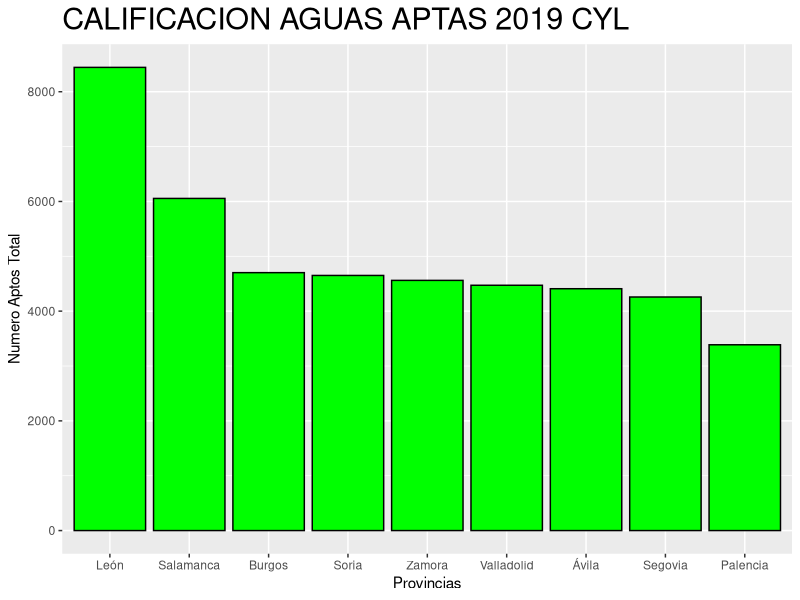
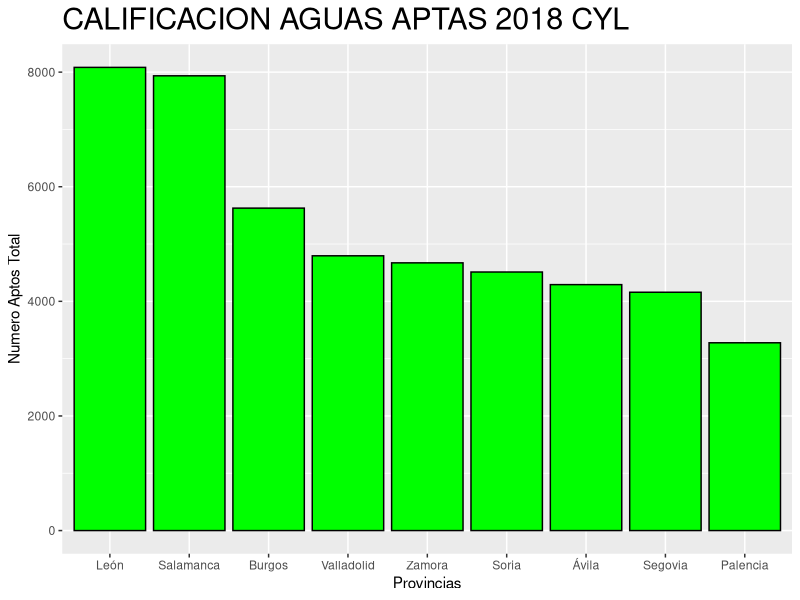
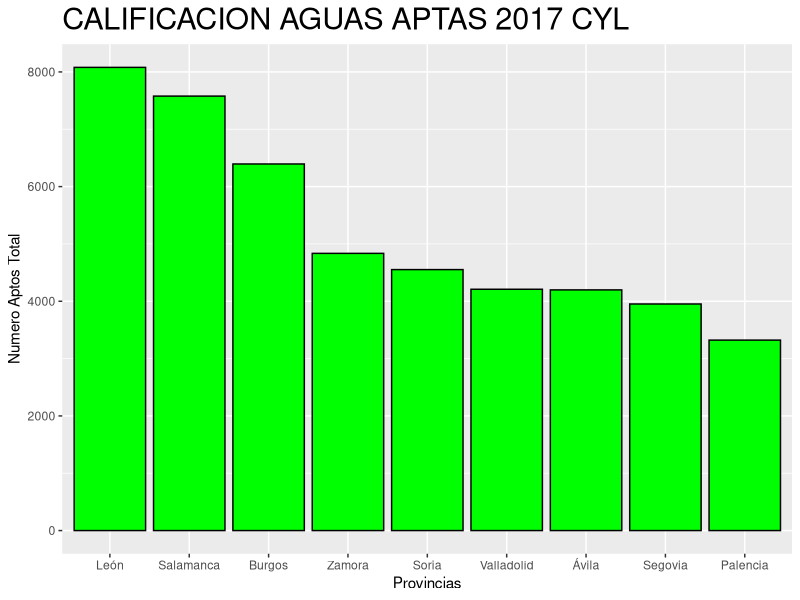
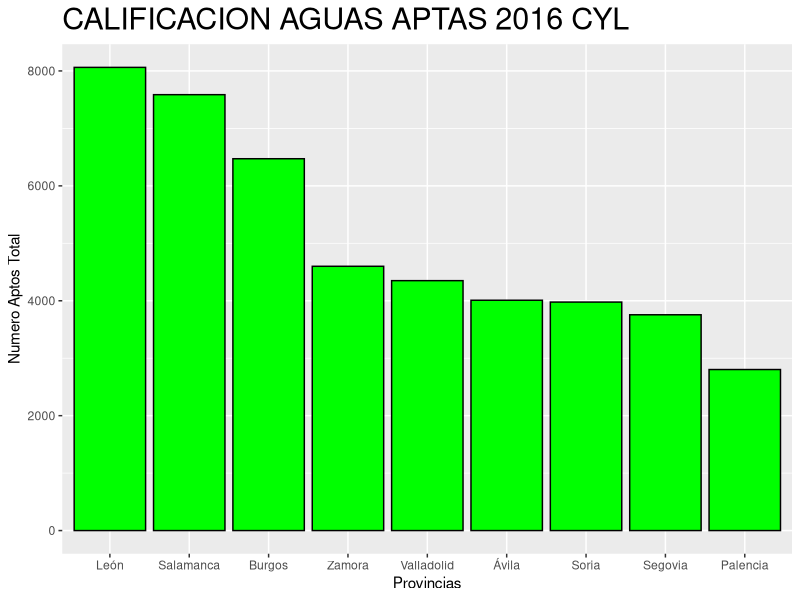
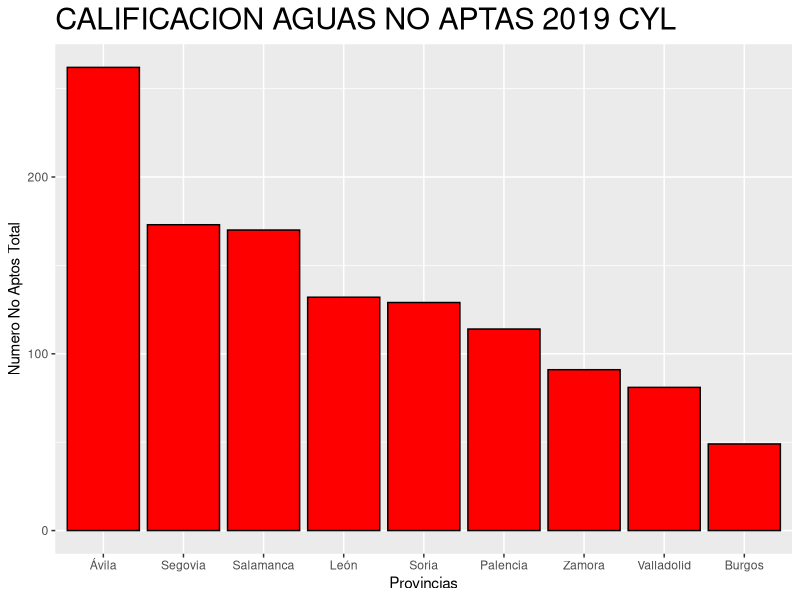
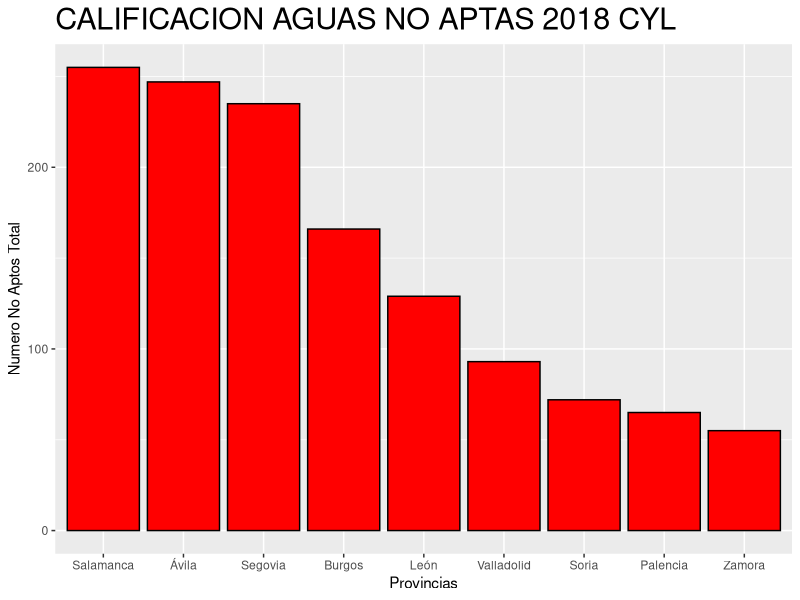
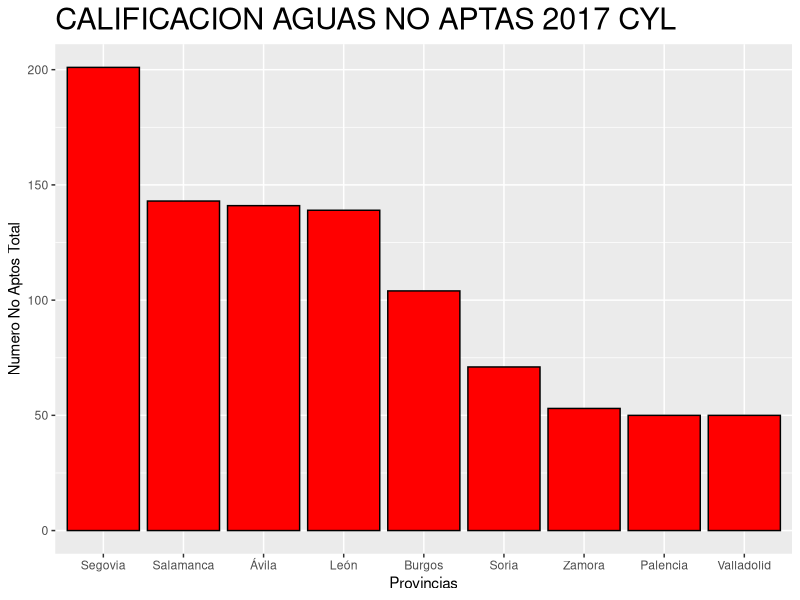
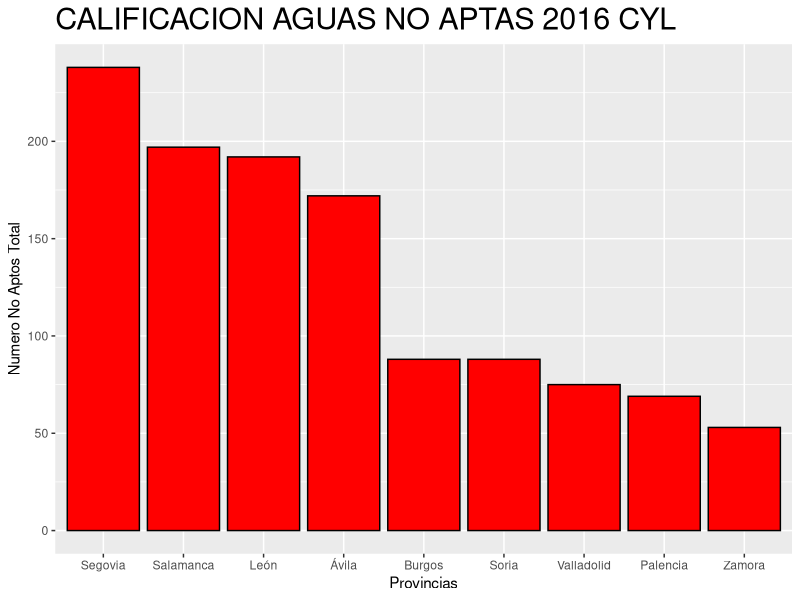

Write R code to recreate these figures, in order.
## ---- chunk 1
knitr::opts_chunk$set(echo = FALSE)
## ---- chunk 2
library(readr)
library(dplyr)
library(tidyverse)
library(ggplot2)

calidad_de_las_aguas_de_consumo_humano <- read_delim("DATOS/calidad-de-las-aguas-de-consumo-humano (1).csv", 
                                                     delim = ";", escape_double = FALSE, trim_ws = TRUE)



calidadAguaAptaProvincia2019<-calidad_de_las_aguas_de_consumo_humano%>%
  dplyr::filter(.data = ., Año==2019)%>%
  select(Año,Provincia,`Nº boletines analíticos de calidad de aguas de consumo humano por su calificación - Apta para el consumo`,`Nº boletines analíticos de calidad de aguas de consumo humano por su calificación - Apta para el consumo con no conformidad`)
calidadAguaAptaProvincia2019$AptosTotal = rowSums (calidadAguaAptaProvincia2019[ ,3:4])


calidadAguaNoAptaProvincia2019<-calidad_de_las_aguas_de_consumo_humano%>%
  dplyr::filter(.data = ., Año==2019)%>%
  select(Año,Provincia,`Nº boletines analíticos de calidad de aguas de consumo humano por su calificación - No apta para el consumo`,`Nº boletines analíticos de calidad de aguas de consumo humano por su calificación - No apta para el consumo con riesgo para la salud`)
calidadAguaNoAptaProvincia2019$NoAptosTotal = rowSums (calidadAguaNoAptaProvincia2019[ ,3:4])


calidadAguaSinAnalisisProvincia2019<-calidad_de_las_aguas_de_consumo_humano%>%
  dplyr::filter(.data = ., Año==2019)%>%
  select(Año,Provincia,`Nº boletines analíticos de calidad de aguas de consumo humano por su calificación - Análisis sin calificación`)


calidadAguaAptaProvincia2018<-calidad_de_las_aguas_de_consumo_humano%>%
  dplyr::filter(.data = ., Año==2018)%>%
  select(Año,Provincia,`Nº boletines analíticos de calidad de aguas de consumo humano por su calificación - Apta para el consumo`,`Nº boletines analíticos de calidad de aguas de consumo humano por su calificación - Apta para el consumo con no conformidad`)
calidadAguaAptaProvincia2018$AptosTotal = rowSums (calidadAguaAptaProvincia2018[ ,3:4])


calidadAguaNoAptaProvincia2018<-calidad_de_las_aguas_de_consumo_humano%>%
  dplyr::filter(.data = ., Año==2018)%>%
  select(Año,Provincia,`Nº boletines analíticos de calidad de aguas de consumo humano por su calificación - No apta para el consumo`,`Nº boletines analíticos de calidad de aguas de consumo humano por su calificación - No apta para el consumo con riesgo para la salud`)
calidadAguaNoAptaProvincia2018$NoAptosTotal = rowSums (calidadAguaNoAptaProvincia2018[ ,3:4])

calidadAguaSinAnalisisProvincia2018<-calidad_de_las_aguas_de_consumo_humano%>%
  dplyr::filter(.data = ., Año==2018)%>%
  select(Año,Provincia,`Nº boletines analíticos de calidad de aguas de consumo humano por su calificación - Análisis sin calificación`)


calidadAguaAptaProvincia2017<-calidad_de_las_aguas_de_consumo_humano%>%
  dplyr::filter(.data = ., Año==2017)%>%
  select(Año,Provincia,`Nº boletines analíticos de calidad de aguas de consumo humano por su calificación - Apta para el consumo`,`Nº boletines analíticos de calidad de aguas de consumo humano por su calificación - Apta para el consumo con no conformidad`)
calidadAguaAptaProvincia2017$AptosTotal = rowSums (calidadAguaAptaProvincia2017[ ,3:4])


calidadAguaNoAptaProvincia2017<-calidad_de_las_aguas_de_consumo_humano%>%
  dplyr::filter(.data = ., Año==2017)%>%
  select(Año,Provincia,`Nº boletines analíticos de calidad de aguas de consumo humano por su calificación - No apta para el consumo`,`Nº boletines analíticos de calidad de aguas de consumo humano por su calificación - No apta para el consumo con riesgo para la salud`)
calidadAguaNoAptaProvincia2017$NoAptosTotal = rowSums (calidadAguaNoAptaProvincia2017[ ,3:4])

calidadAguaSinAnalisisProvincia2017<-calidad_de_las_aguas_de_consumo_humano%>%
  dplyr::filter(.data = ., Año==2017)%>%
  select(Año,Provincia,`Nº boletines analíticos de calidad de aguas de consumo humano por su calificación - Análisis sin calificación`)


calidadAguaAptaProvincia2016<-calidad_de_las_aguas_de_consumo_humano%>%
  dplyr::filter(.data = ., Año==2016)%>%
  select(Año,Provincia,`Nº boletines analíticos de calidad de aguas de consumo humano por su calificación - Apta para el consumo`,`Nº boletines analíticos de calidad de aguas de consumo humano por su calificación - Apta para el consumo con no conformidad`)
calidadAguaAptaProvincia2016$AptosTotal = rowSums (calidadAguaAptaProvincia2016[ ,3:4])


calidadAguaNoAptaProvincia2016<-calidad_de_las_aguas_de_consumo_humano%>%
  dplyr::filter(.data = ., Año==2016)%>%
  select(Año,Provincia,`Nº boletines analíticos de calidad de aguas de consumo humano por su calificación - No apta para el consumo`,`Nº boletines analíticos de calidad de aguas de consumo humano por su calificación - No apta para el consumo con riesgo para la salud`)
calidadAguaNoAptaProvincia2016$NoAptosTotal = rowSums (calidadAguaNoAptaProvincia2016[ ,3:4])

calidadAguaSinAnalisisProvincia2016<-calidad_de_las_aguas_de_consumo_humano%>%
  dplyr::filter(.data = ., Año==2016)%>%
  select(Año,Provincia,`Nº boletines analíticos de calidad de aguas de consumo humano por su calificación - Análisis sin calificación`)

graficaAptos2019<-ggplot(data = calidadAguaAptaProvincia2019, aes(x = reorder(Provincia,-AptosTotal), y = AptosTotal)) + 
  geom_bar(stat="identity", position="dodge", colour ="black", fill = "green")+
  labs( title = "CALIFICACION AGUAS APTAS 2019 CYL",
        x = "Provincias",
        y = "Numero Aptos Total")+
  theme (plot.title = element_text(size=rel(2),   color="black")) 

graficaNoAptos2019<-ggplot(data = calidadAguaNoAptaProvincia2019, aes(x = reorder(Provincia,-NoAptosTotal), y = NoAptosTotal)) + 
  geom_bar(stat="identity", position="dodge", colour ="black", fill = "red")+
  labs( title = "CALIFICACION AGUAS NO APTAS 2019 CYL",
        x = "Provincias",
        y = "Numero No Aptos Total")+
  theme (plot.title = element_text(size=rel(2),   color="black")) 

graficaSinCalificar2019<-ggplot(data = calidadAguaSinAnalisisProvincia2019, aes(x = reorder(Provincia,-`Nº boletines analíticos de calidad de aguas de consumo humano por su calificación - Análisis sin calificación`), y = `Nº boletines analíticos de calidad de aguas de consumo humano por su calificación - Análisis sin calificación`)) + 
  geom_bar(stat="identity", position="dodge", colour ="black", fill = "grey")+
  labs( title = "AGUAS SIN CALIFICAR 2019 CYL",
        x = "Provincias",
        y = "Numero Sin Calificación")+
  theme (plot.title = element_text(size=rel(2),   color="black")) 


graficaAptos2018<-ggplot(data = calidadAguaAptaProvincia2018, aes(x = reorder(Provincia,-AptosTotal), y = AptosTotal)) + 
  geom_bar(stat="identity", position="dodge", colour ="black", fill = "green")+
  labs( title = "CALIFICACION AGUAS APTAS 2018 CYL",
        x = "Provincias",
        y = "Numero Aptos Total")+
  theme (plot.title = element_text(size=rel(2),   color="black")) 

graficaNoAptos2018<-ggplot(data = calidadAguaNoAptaProvincia2018, aes(x = reorder(Provincia,-NoAptosTotal), y = NoAptosTotal)) + 
  geom_bar(stat="identity", position="dodge", colour ="black", fill = "red")+
  labs( title = "CALIFICACION AGUAS NO APTAS 2018 CYL",
        x = "Provincias",
        y = "Numero No Aptos Total")+
  theme (plot.title = element_text(size=rel(2),   color="black")) 

graficaSinCalificar2018<-ggplot(data = calidadAguaSinAnalisisProvincia2018, aes(x = reorder(Provincia,-`Nº boletines analíticos de calidad de aguas de consumo humano por su calificación - Análisis sin calificación`), y = `Nº boletines analíticos de calidad de aguas de consumo humano por su calificación - Análisis sin calificación`)) + 
  geom_bar(stat="identity", position="dodge", colour ="black", fill = "grey")+
  labs( title = "AGUAS SIN CALIFICAR 2018 CYL",
        x = "Provincias",
        y = "Numero Sin Calificación")+
  theme (plot.title = element_text(size=rel(2),   color="black")) 



graficaAptos2017<-ggplot(data = calidadAguaAptaProvincia2017, aes(x = reorder(Provincia,-AptosTotal), y = AptosTotal)) + 
  geom_bar(stat="identity", position="dodge", colour ="black", fill = "green")+
  labs( title = "CALIFICACION AGUAS APTAS 2017 CYL",
        x = "Provincias",
        y = "Numero Aptos Total")+
  theme (plot.title = element_text(size=rel(2),   color="black")) 

graficaNoAptos2017<-ggplot(data = calidadAguaNoAptaProvincia2017, aes(x = reorder(Provincia,-NoAptosTotal), y = NoAptosTotal)) + 
  geom_bar(stat="identity", position="dodge", colour ="black", fill = "red")+
  labs( title = "CALIFICACION AGUAS NO APTAS 2017 CYL",
        x = "Provincias",
        y = "Numero No Aptos Total")+
  theme (plot.title = element_text(size=rel(2),   color="black")) 

graficaSinCalificar2017<-ggplot(data = calidadAguaSinAnalisisProvincia2017, aes(x = reorder(Provincia,-`Nº boletines analíticos de calidad de aguas de consumo humano por su calificación - Análisis sin calificación`), y = `Nº boletines analíticos de calidad de aguas de consumo humano por su calificación - Análisis sin calificación`)) + 
  geom_bar(stat="identity", position="dodge", colour ="black", fill = "grey")+
  labs( title = "AGUAS SIN CALIFICAR 2017 CYL",
        x = "Provincias",
        y = "Numero Sin Calificación")+
  theme (plot.title = element_text(size=rel(2),   color="black")) 



graficaAptos2016<-ggplot(data = calidadAguaAptaProvincia2016, aes(x = reorder(Provincia,-AptosTotal), y = AptosTotal)) + 
  geom_bar(stat="identity", position="dodge", colour ="black", fill = "green")+
  labs( title = "CALIFICACION AGUAS APTAS 2016 CYL",
        x = "Provincias",
        y = "Numero Aptos Total")+
  theme (plot.title = element_text(size=rel(2),   color="black")) 

graficaNoAptos2016<-ggplot(data = calidadAguaNoAptaProvincia2016, aes(x = reorder(Provincia,-NoAptosTotal), y = NoAptosTotal)) + 
  geom_bar(stat="identity", position="dodge", colour ="black", fill = "red")+
  labs( title = "CALIFICACION AGUAS NO APTAS 2016 CYL",
        x = "Provincias",
        y = "Numero No Aptos Total")+
  theme (plot.title = element_text(size=rel(2),   color="black")) 

graficaSinCalificar2016<-ggplot(data = calidadAguaSinAnalisisProvincia2016, aes(x = reorder(Provincia,-`Nº boletines analíticos de calidad de aguas de consumo humano por su calificación - Análisis sin calificación`), y = `Nº boletines analíticos de calidad de aguas de consumo humano por su calificación - Análisis sin calificación`)) + 
  geom_bar(stat="identity", position="dodge", colour ="black", fill = "grey")+
  labs( title = "AGUAS SIN CALIFICAR 2016 CYL",
        x = "Provincias",
        y = "Numero Sin Calificación")+
  theme (plot.title = element_text(size=rel(2),   color="black")) 
## ---- chunk 3
graficaAptos2019
graficaAptos2018
## ---- chunk 4
graficaAptos2017
graficaAptos2016
## ---- chunk 5
graficaNoAptos2019
graficaNoAptos2018
## ---- chunk 6
graficaNoAptos2017
graficaNoAptos2016
## ---- chunk 7
graficaSinCalificar2019
graficaSinCalificar2018
## ---- chunk 8
graficaSinCalificar2017
graficaSinCalificar2016
## ---- chunk 9
library(readr)
library(dplyr)

Analisis_aguas_residuales_covid <- read_delim("DATOS/analisis-aguas-residuales-covid.csv", 
                                              delim = ";", escape_double = FALSE, trim_ws = TRUE)

Analisis_aguas_residuales_covid <- rename(.data = Analisis_aguas_residuales_covid, Fecha = `FECHA RECOGIDA MUESTRA`, Resultados = `RESULTADO SARS-COV-2`, Variacion = VARIACIÓN)


Leon <- Analisis_aguas_residuales_covid%>%
  filter(EDAR=="COLECTOR LEÓN")
Zamora<- Analisis_aguas_residuales_covid%>%
  filter(EDAR=="EDAR ZAMORA")
Salamanca<- Analisis_aguas_residuales_covid%>%
  filter(EDAR=="EDAR SALAMANCA")
Palencia<- Analisis_aguas_residuales_covid%>%
  filter(EDAR=="EDAR PALENCIA")
Valladolid<- Analisis_aguas_residuales_covid%>%
  filter(EDAR=="EDAR VALLADOLID (VATAR)")
Avila<- Analisis_aguas_residuales_covid%>%
  filter(EDAR=="EDAR ÁVILA")
Burgos<- Analisis_aguas_residuales_covid%>%
  filter(EDAR=="EDAR BURGOS")
Segovia<- Analisis_aguas_residuales_covid%>%
  filter(EDAR=="EDAR SEGOVIA (VATAR)")
Soria<- Analisis_aguas_residuales_covid%>%
  filter(EDAR=="EDAR SORIA (VATAR)")
library(ggplot2)
GraficaLeon <- ggplot(data = Leon, aes(x = Fecha, y = Resultados))+
  ggtitle("Analisis aguas residuales Leon")+
  geom_point(aes(colour = Variacion))
GraficaZamora <- ggplot(data = Zamora, aes(x = Fecha, y = Resultados))+
  ggtitle("Analisis aguas residuales Zamora")+
  geom_point(aes(colour = Variacion))
GraficaSalamanca <- ggplot(data = Salamanca, aes(x = Fecha, y = Resultados))+
  ggtitle("Analisis aguas residuales Salamanca")+
  geom_point(aes(colour = Variacion))
GraficaPalencia <- ggplot(data = Palencia, aes(x = Fecha, y = Resultados))+
  ggtitle("Analisis aguas residuales Palencia")+
  geom_point(aes(colour = Variacion))
GraficaValladolid <- ggplot(data = Valladolid, aes(x = Fecha, y = Resultados))+
  ggtitle("Analisis aguas residuales Valladolid")+
  geom_point(aes(colour = Variacion))
GraficaAvila <- ggplot(data = Avila, aes(x = Fecha, y = Resultados))+
  ggtitle("Analisis aguas residuales Avila")+
  geom_point(aes(colour = Variacion))
GraficaBurgos <- ggplot(data = Burgos, aes(x = Fecha, y = Resultados))+
  ggtitle("Analisis aguas residuales Burgos")+
  geom_point(aes(colour = Variacion))
GraficaSegovia <- ggplot(data = Segovia, aes(x = Fecha, y = Resultados))+
  ggtitle("Analisis aguas residuales Segovia")+
  geom_point(aes(colour = Variacion))
GraficaSoria <- ggplot(data = Soria, aes(x = Fecha, y = Resultados))+
  ggtitle("Analisis aguas residuales Soria")+
  geom_point(aes(colour = Variacion))
GraficaZamora
## ---- chunk 10
GraficaSalamanca
## ---- chunk 11
GraficaBurgos
## ---- chunk 12
GraficaSoria
## ---- chunk 13
library(readr)
calificaciones_de_zonas_de_aguas_de_bano<- read_delim("DATOS/calificaciones-de-zonas-de-aguas-de-bano.csv", 
                                                       delim = ";", escape_double = FALSE, trim_ws = TRUE,
)
#EXCELENTE4,BUENA 3,SUFICIENTE 2 INSUFICIENTE 1, SIN CALIFICAR NA
#AÑO 2018
calificacionesProvincia2018<-calificaciones_de_zonas_de_aguas_de_bano%>%
  dplyr::filter(.data = ., Año==2018)%>%
  select(Año,Provincia,Calificación)%>%
  mutate(Calificación = ifelse(Calificación=="Excelente",4,ifelse(Calificación=="Buena",3,ifelse(Calificación=="Suficiente",2,
                        ifelse(Calificación=="Insuficiente",1,NA)))))

calificacionesmediaProvincias2018<-calificacionesProvincia2018%>%
  group_by(Provincia)%>%
  filter(n() > 1) %>%
  summarise(across(where(is.numeric), ~ mean(.x, na.rm = TRUE)))


#AÑO2019
calificacionesProvincia2019<-calificaciones_de_zonas_de_aguas_de_bano%>%
  dplyr::filter(.data = ., Año==2019)%>%
  select(Año,Provincia,Calificación)%>%
  mutate(Calificación = ifelse(Calificación=="EXCELENTE",4,ifelse(Calificación=="BUENA",3,ifelse(Calificación=="SUFICIENTE",2,ifelse(Calificación=="INSUFICIENTE",1,NA)))))


calificacionesmediaProvincias2019<-calificacionesProvincia2019%>%
  group_by(Provincia)%>%
  filter(n() > 1) %>%
  summarise(across(where(is.numeric), ~ mean(.x, na.rm = TRUE)))


grafica2019<-ggplot(data=calificacionesmediaProvincias2019, aes(x=reorder(Provincia,-Calificación), y=Calificación), fill = "rojo") + 
  geom_bar(stat="identity", position="dodge")+
  labs( title = "CALIFICACION AGUAS DE BAÑO 2019 CYL",
        x = "Provincias",
        y = "Calificacion")+
  geom_bar(stat="identity", color = "blue",fill="steelblue") + theme_minimal()+
  theme (plot.title = element_text(size=rel(2),   color="darkslategray4",hjust = 0.5,face="bold"))

grafica2018<-ggplot(data=calificacionesmediaProvincias2018, aes(x=reorder(Provincia,-Calificación), y=Calificación), fill = "rojo") + 
  geom_bar(stat="identity", position="dodge")+
  labs( title = "CALIFICACION AGUAS DE BAÑO 2018 CYL",
        x = "Provincias",
        y = "Calificacion")+
  geom_bar(stat="identity", color = "blue",fill="steelblue") + theme_minimal()+
  theme (plot.title = element_text(size=rel(2),   color="darkslategray4",hjust = 0.5,face="bold"))

agua2019<-ggplot(data = calidadAguaAptaProvincia2019, aes(x = reorder(Provincia,-AptosTotal), y = AptosTotal)) + 
  geom_bar(stat="identity", position="dodge", colour ="black", fill = "green")+
  labs( title = "CALIFICACION AGUAS APTAS 2019 CYL",
        x = "Provincias",
        y = "Numero Aptos Total")+
  geom_bar(stat="identity", color = "blue",fill="steelblue") + theme_minimal()+
  theme (plot.title = element_text(size=rel(2),   color="darkslategray4",hjust = 0.5,face="bold"))

agua2018<-ggplot(data = calidadAguaAptaProvincia2018, aes(x = reorder(Provincia,-AptosTotal), y = AptosTotal)) + 
  geom_bar(stat="identity", position="dodge", colour ="black", fill = "green")+
  labs( title = "CALIFICACION AGUAS APTAS 2018 CYL",
        x = "Provincias",
        y = "Numero Aptos Total")+
  geom_bar(stat="identity", color = "blue",fill="steelblue") + theme_minimal()+
  theme (plot.title = element_text(size=rel(2),   color="darkslategray4",hjust = 0.5,face="bold"))
## ---- chunk 14
grafica2019
agua2019
grafica2018
agua2018

